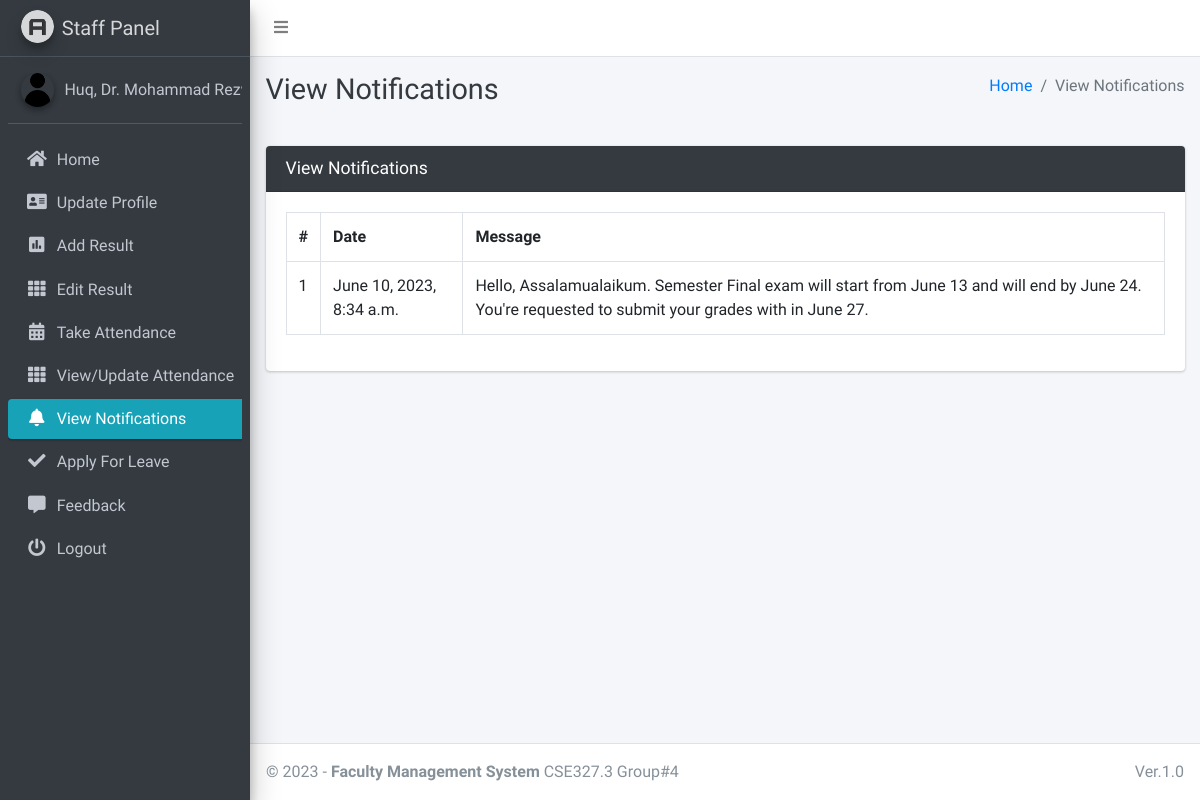
Page /staff/view/notification/ (signed in) on the earlier database version.
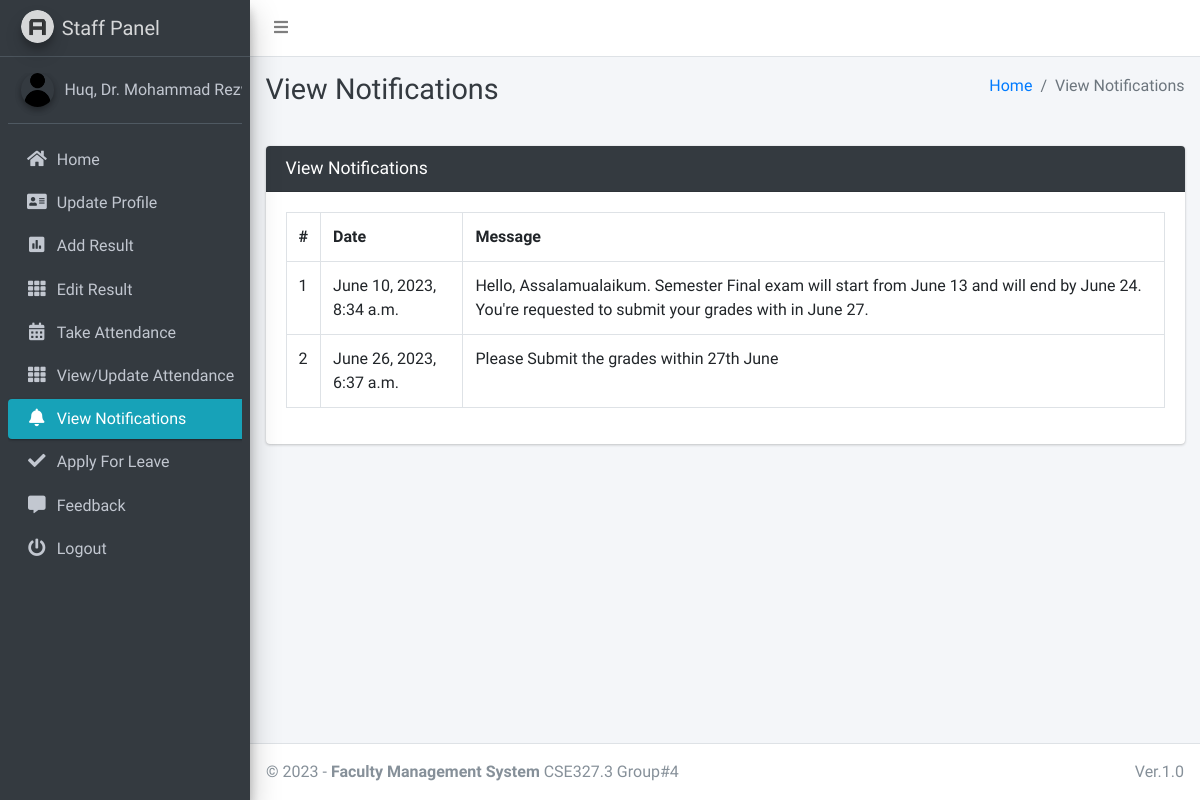
Same page on the later database version.
### main_app/models.py (models this page shows)
class NotificationStaff(models.Model):
    staff = models.ForeignKey(Staff, on_delete=models.CASCADE)
    message = models.TextField()
    created_at = models.DateTimeField(auto_now_add=True)
    updated_at = models.DateTimeField(auto_now=True)

### main_app/staff_views.py (the view)
# urls.py: path("staff/view/notification/", staff_views.staff_view_notification,
def staff_view_notification(request):
    staff = get_object_or_404(Staff, admin=request.user)
    notifications = NotificationStaff.objects.filter(staff=staff)
    context = {
        'notifications': notifications,
        'page_title': "View Notifications"
    }
    return render(request, "staff_template/staff_view_notification.html", context)

### main_app/models.py (called while the page is built)
    def __str__(self):
        return self.last_name + ", " + self.first_name

### main_app/templates/staff_template/staff_view_notification.html
{% extends 'main_app/base.html' %}
{% load static %}
{% block page_title %}{{page_title}}{% endblock page_title %}
{% block content %}
<section class="content">
    <div class="container-fluid">
        <div class="row">
            <div class="col-md-12">
                <div class="card card-dark">
                    <div class="card-header">
                        <h3 class="card-title">{{page_title}}</h3>
                    </div>
                    <div class="card-body">
                        <div class="form-group table">
              <table class="table table-bordered">
                  <tr>
                      <th>#</th>
                      <th>Date</th>
                      <th>Message</th>
                  </tr>
                  {% for notification in  notifications %}
                    <tr>
                        <td>{{forloop.counter}}</td>
                        <td>{{notification.created_at}}</td>
                        <td>{{notification.message}}</td>
                    </tr>
                  {% endfor %}
              </table>
                        </div>
                    </div>
                </div>
            </div>
        </div>
    </div>
</section>
{% endblock content %}

Differences in the rows shown:
added NotificationStaff: created_at "June 26, 2023, 6:37 a.m.", message "Please Submit the grades within 27th June"
